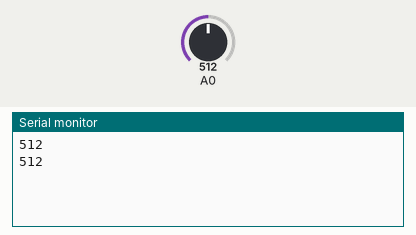
Recording of a sketch running on a simulated Arduino Uno, built with avr-gcc and run on an emulated ATmega328P. Shown: the last lines printed to the serial monitor. The inputs (shaded band) are chosen by the test bench; at power-on: A0 = 512.

Above: at 1.8 s.
1.9 s: A0 set to 716
At 2.7 s:
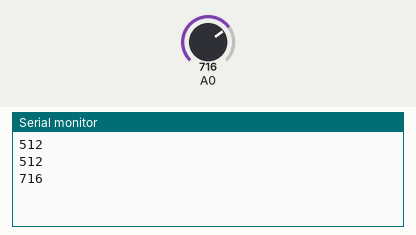
3.4 s: A0 set to 900
At 4.8 s:
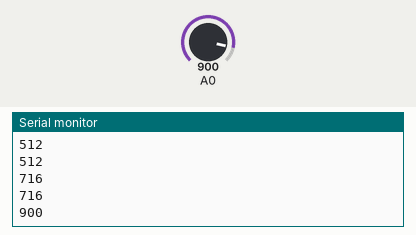
Timing chart, 0 to 6.4 s (numbered marks = the images above; inputs shaded):
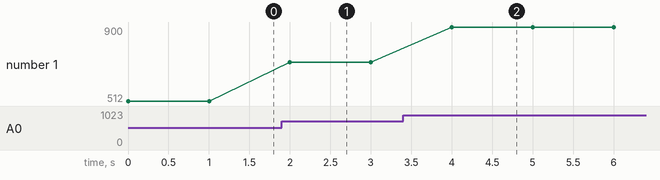

Measured:
- after the input at 1.9 s, the serial monitor: prints a new line after 0.10 s (image 1)
- after the input at 3.4 s, the serial monitor: prints a new line after 0.60 s (image 2)
- plotted number 1: 512 → 716 after the input at 1.9 s, 716 → 900 after the input at 3.4 s

The sketch:

sketch_nov19a.ino
```cpp
void setup() {

  Serial.begin(9600);
  pinMode(A0, INPUT);
}

void loop() {


  int luminosidade = analogRead(A0);
  Serial.println(luminosidade);


  delay(1000);
}
```
